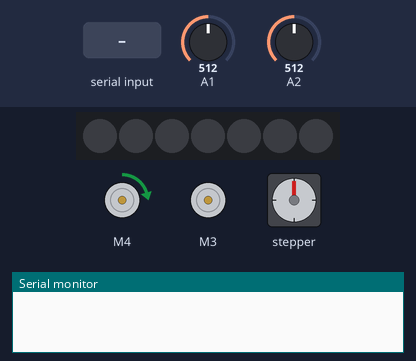
The sketch below on a simulated Arduino Uno, built with avr-gcc and run on an emulated ATmega328P. On the bench: 2 × DC motor (green arrow = forward, orange = backward, longer = faster), 7 RGB LEDs in strip order, left to right, stepper motor, the last lines printed to the serial monitor. Inputs (shaded band) come from the test bench; at power-on: A2 = 512, A1 = 512. Stepper angles assume 200 steps per turn.

Above: at 1.2 s.
1.3 s: "S90\n" received over Serial
At 2.7 s:
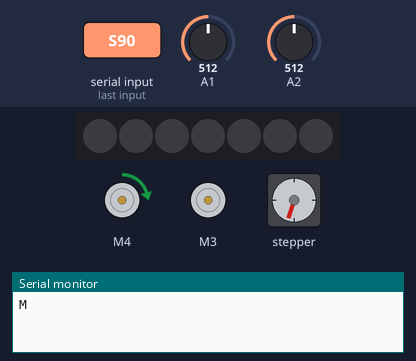
3.1 s: A2 set to 741
4.6 s: A2 set to 772
At 5.8 s:
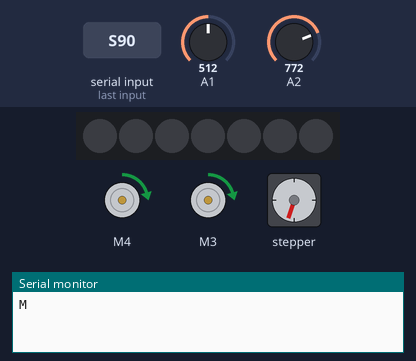
6.1 s: A1 set to 935
7.6 s: A1 set to 966
At 8.3 s:
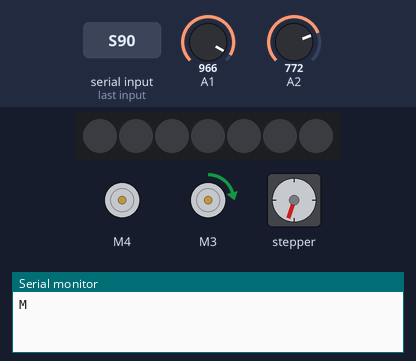
9.1 s: "X90\n" received over Serial
At 9.4 s:
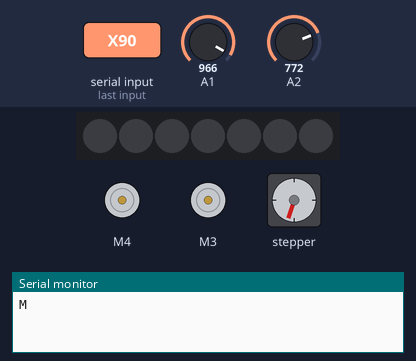
Timing chart, 0 to 11.6 s (numbered marks = the images above; inputs shaded):
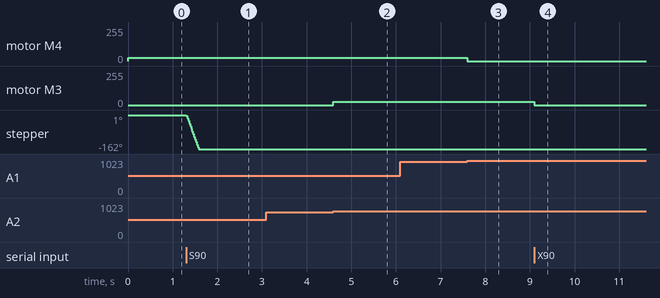

Measured:
- after the input at 1.3 s, stepper: turns 162° counter-clockwise in 0.28 s, starting at once
- after the input at 3.1 s, every drawn part: stays the same
- after the input at 4.6 s, motor M3: stopped → forward 25/255 at once
- after the input at 6.1 s, every drawn part: stays the same
- after the input at 7.6 s, motor M4: forward 25/255 → stopped at once
- after the input at 9.1 s, motor M3: forward 25/255 → stopped at once

The sketch:

stateControl.ino
```cpp
#include <Adafruit_NeoPixel.h>
#include <Wire.h>
#include <Adafruit_MotorShield.h>
#include "utility/Adafruit_MS_PWMServoDriver.h"


#define PIN 6
#define NUM_LEDS 7
uint8_t BRIGHTNESS = 50;
int gamma[] = {
  0,  0,  0,  0,  0,  0,  0,  0,  0,  0,  0,  0,  0,  0,  0,  0,
  0,  0,  0,  0,  0,  0,  0,  0,  0,  0,  0,  0,  1,  1,  1,  1,
  1,  1,  1,  1,  1,  1,  1,  1,  1,  2,  2,  2,  2,  2,  2,  2,
  2,  3,  3,  3,  3,  3,  3,  3,  4,  4,  4,  4,  4,  5,  5,  5,
  5,  6,  6,  6,  6,  7,  7,  7,  7,  8,  8,  8,  9,  9,  9, 10,
  10, 10, 11, 11, 11, 12, 12, 13, 13, 13, 14, 14, 15, 15, 16, 16,
  17, 17, 18, 18, 19, 19, 20, 20, 21, 21, 22, 22, 23, 24, 24, 25,
  25, 26, 27, 27, 28, 29, 29, 30, 31, 32, 32, 33, 34, 35, 35, 36,
  37, 38, 39, 39, 40, 41, 42, 43, 44, 45, 46, 47, 48, 49, 50, 50,
  51, 52, 54, 55, 56, 57, 58, 59, 60, 61, 62, 63, 64, 66, 67, 68,
  69, 70, 72, 73, 74, 75, 77, 78, 79, 81, 82, 83, 85, 86, 87, 89,
  90, 92, 93, 95, 96, 98, 99, 101, 102, 104, 105, 107, 109, 110, 112, 114,
  115, 117, 119, 120, 122, 124, 126, 127, 129, 131, 133, 135, 137, 138, 140, 142,
  144, 146, 148, 150, 152, 154, 156, 158, 160, 162, 164, 167, 169, 171, 173, 175,
  177, 180, 182, 184, 186, 189, 191, 193, 196, 198, 200, 203, 205, 208, 210, 213,
  215, 218, 220, 223, 225, 228, 231, 233, 236, 239, 241, 244, 247, 249, 252, 255
};

int takeupPotTrigger = 900;
int takeupPotKiller = 950;
int feedPotTrigger = 755;
int feedPotKiller = 675;
bool takeupDCMotorRunning = false;
bool feedDCMotorRunning = false;

// the possible states of the state-machine
typedef enum {  NONE, GOT_L, GOT_S, GOT_X } states;

// current state-machine state
states state = NONE;
// current partial number
unsigned int currentValue;

Adafruit_MotorShield AFMS = Adafruit_MotorShield();
Adafruit_StepperMotor *myStepper = AFMS.getStepper(200, 1);
Adafruit_DCMotor *takeupDCMotor = AFMS.getMotor(4);
Adafruit_DCMotor *feedDCMotor = AFMS.getMotor(3);
Adafruit_NeoPixel strip = Adafruit_NeoPixel(NUM_LEDS, PIN, NEO_GRBW + NEO_KHZ800);

void handlePreviousState ()
{
  switch (state)
  {
    case GOT_L:
//      processLED (currentValue);
      break;
    case GOT_S:
      processStepper (currentValue);
      break;
    case GOT_X:
      processStopAll (currentValue);
      break;
  }  // end of switch

  currentValue = 0;
}  // end of handlePreviousState

void processIncomingByte (const byte c)
{
  if (isdigit (c))
  {
    currentValue *= 10;
    currentValue += c - '0';
  }  // end of digit
  else
  {

    // The end of the number signals a state change
    handlePreviousState ();

    // set the new state, if we recognize it
    switch (c)
    {
      case 'L':
        state = GOT_L;
        break;
      case 'S':
        state = GOT_S;
        break;
      case 'X':
        state = GOT_X;
        break;
      default:
        state = NONE;
        break;
    }  // end of switch on incoming byte
  } // end of not digit

} // end of processIncomingByte

//void processLED (const unsigned int value)
//{
//  if (value == 1) {
//    for (uint16_t i = 0; i < strip.numPixels(); i++) {
//      strip.setPixelColor(i, strip.Color(0, 0, 0, 255));
//    }
//    strip.show();
//  }
//  else if (value == 0) {
//    for (uint16_t i = 0; i < strip.numPixels(); i++) {
//      strip.setPixelColor(i, strip.Color(0, 0, 0, 0));
//    }
//    strip.show();
//  }
//} // end of processLED

void processStepper (const unsigned int value)
{
  myStepper->step(value, BACKWARD, DOUBLE);
  Serial.println("M");
} // end of processStepper

void processStopAll (const unsigned int value)
{
  takeupDCMotor->run(RELEASE);
  feedDCMotor->run(RELEASE);
  myStepper->release();
} // end of processStartStop


void setup() {
  Serial.begin(115200);

  state = NONE;

  AFMS.begin();  // create with the default frequency 1.6KHz
  myStepper->setSpeed(100);  // 10 rpm
  takeupDCMotor->setSpeed(25);
  takeupDCMotor->run(RELEASE);
  feedDCMotor->setSpeed(25);
  feedDCMotor->run(RELEASE);
  strip.setBrightness(BRIGHTNESS);
  strip.begin();
//  processLED(0);
}

void loop() {

  int potValuetakeup = analogRead(A1);

  if (potValuetakeup < takeupPotTrigger)
  {
    if (!takeupDCMotorRunning) {
//      Serial.println("Motor Run");
      takeupDCMotor->run(FORWARD);
      takeupDCMotorRunning = true;
    }
  }

  if (potValuetakeup > takeupPotKiller) {
    if (takeupDCMotorRunning) {
//      Serial.println("Motor Stop");
      takeupDCMotor->run(RELEASE);
      takeupDCMotorRunning = false;
    }
  }


  int potValuefeed = analogRead(A2);

  if (potValuefeed > feedPotTrigger)
  {
    if (!feedDCMotorRunning) {
//      Serial.println("Motor Run");
      feedDCMotor->run(FORWARD);
      feedDCMotorRunning = true;
    }
  }

  if (potValuefeed < feedPotKiller) {
    if (feedDCMotorRunning) {
//      Serial.println("Motor Stop");
      feedDCMotor->run(RELEASE);
      feedDCMotorRunning = false;
    }
  }

  while (Serial.available ())
    processIncomingByte (Serial.read ());

}
```
